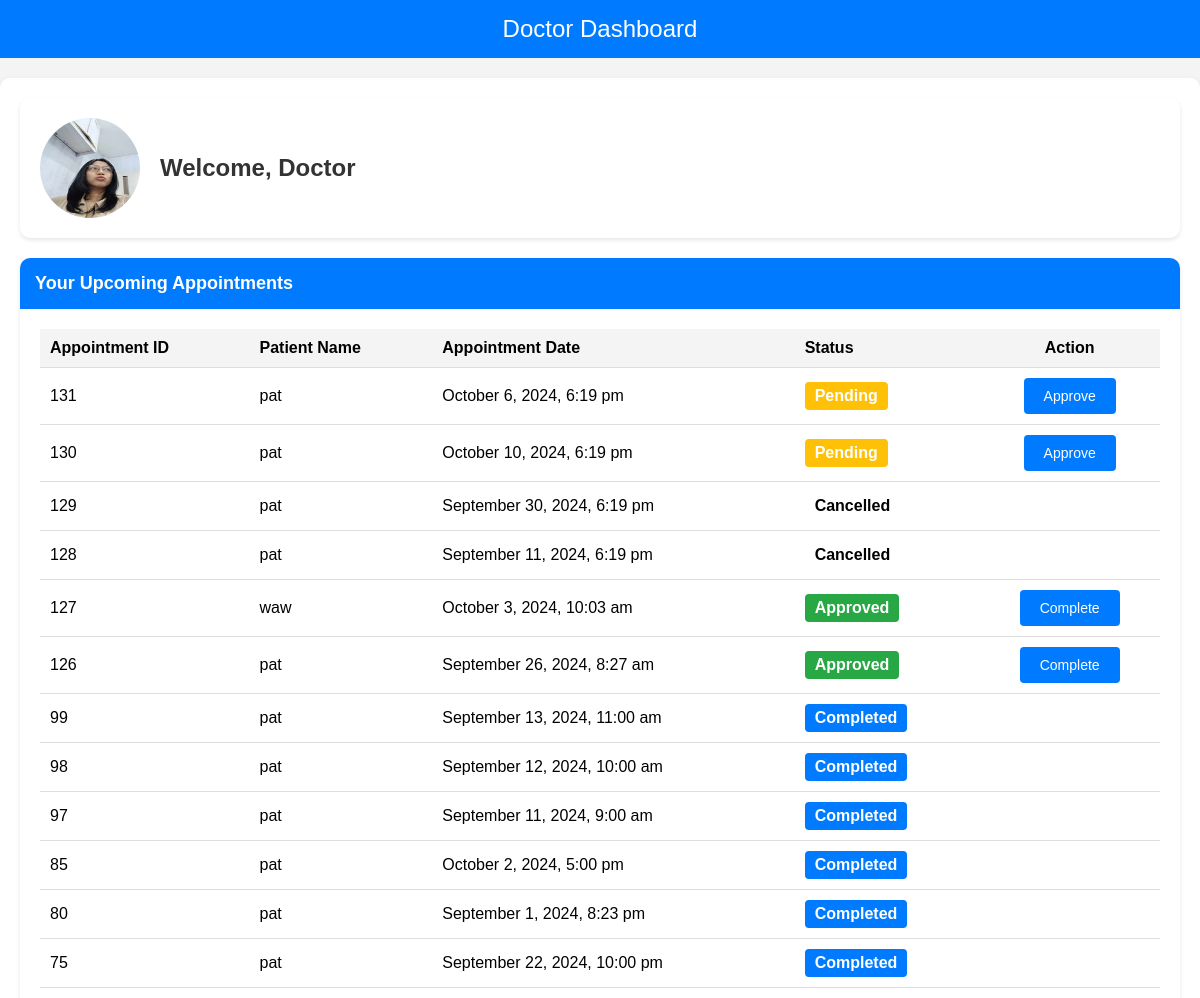
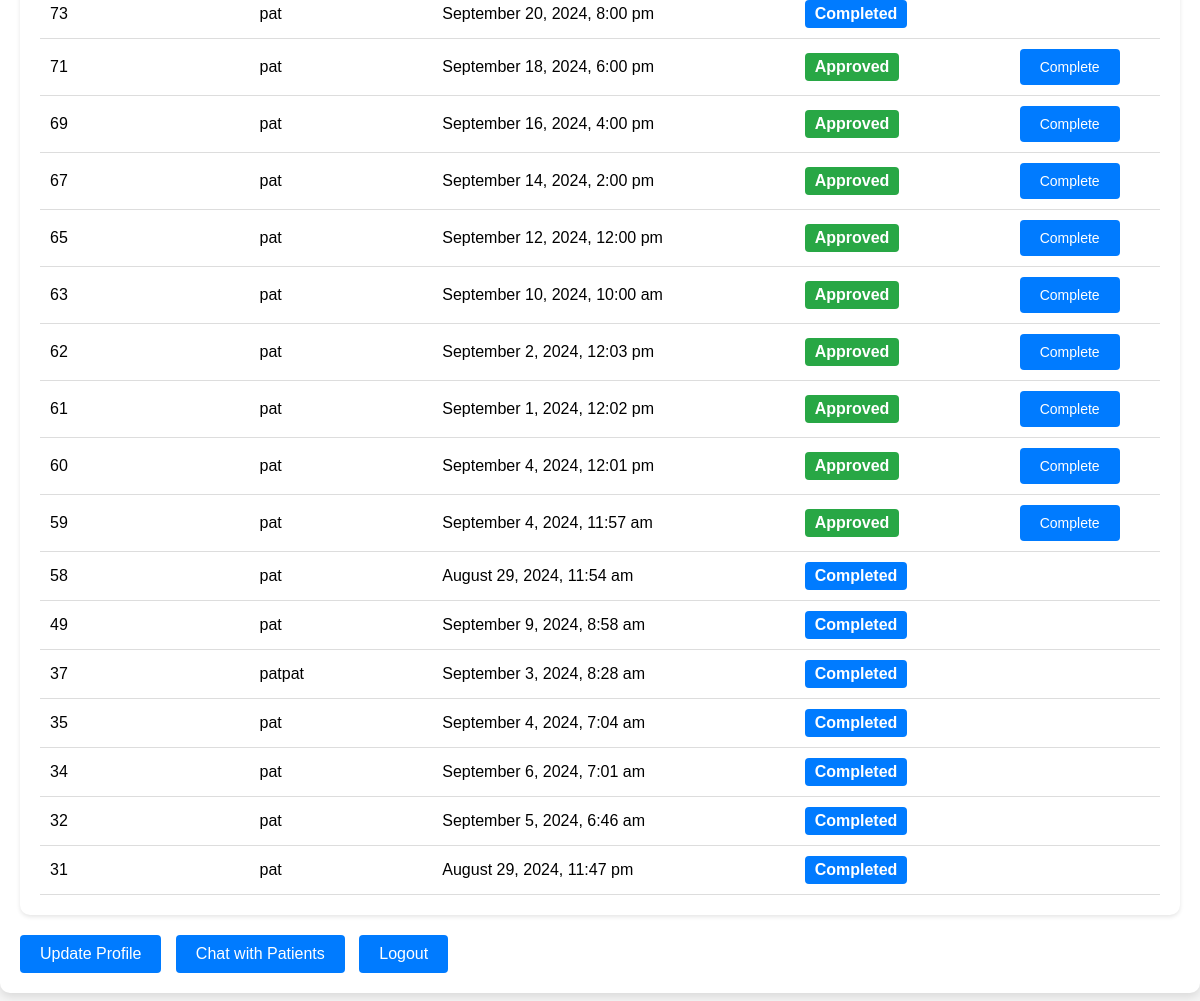
Page /doctor/doctor_dashboard.php (signed in) on the earlier database version (2 pictures, top to bottom).
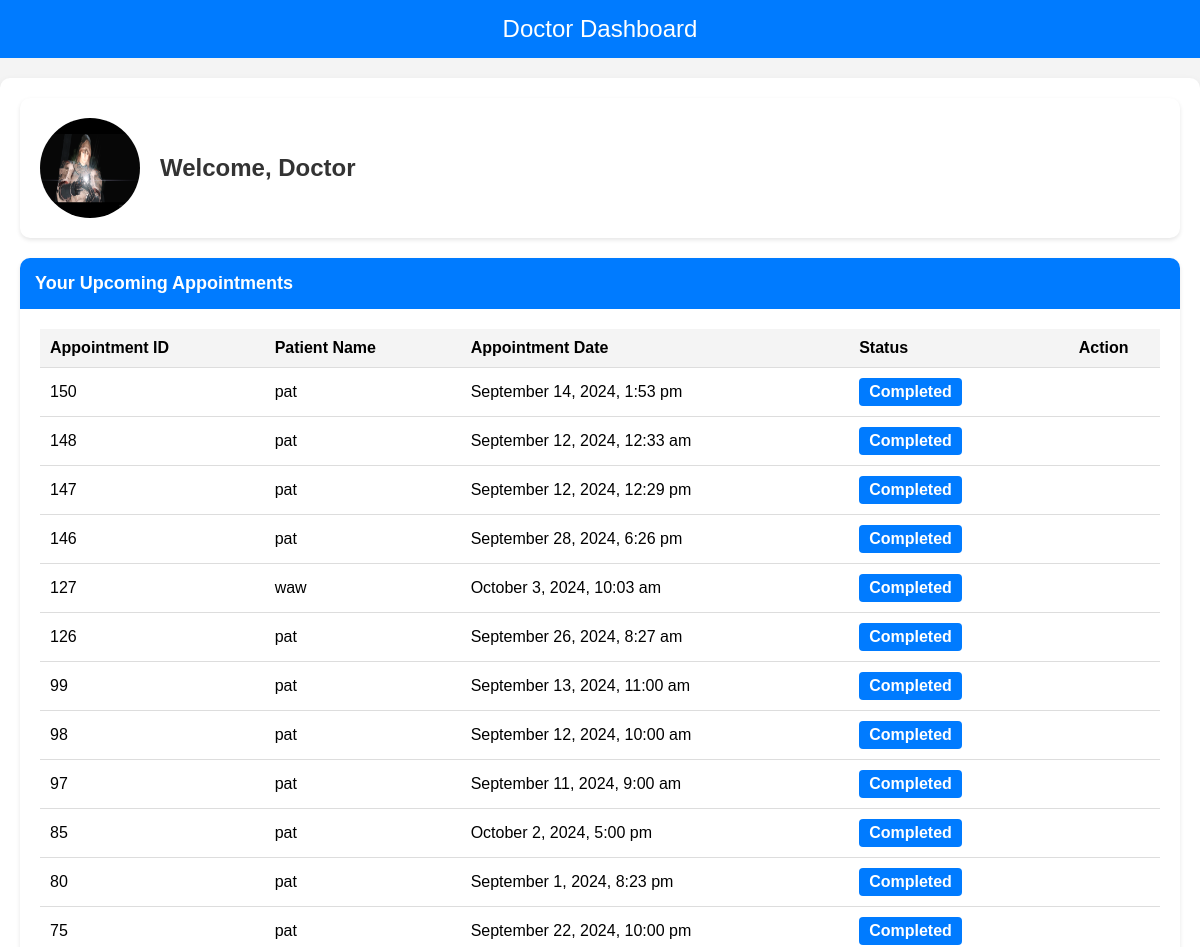
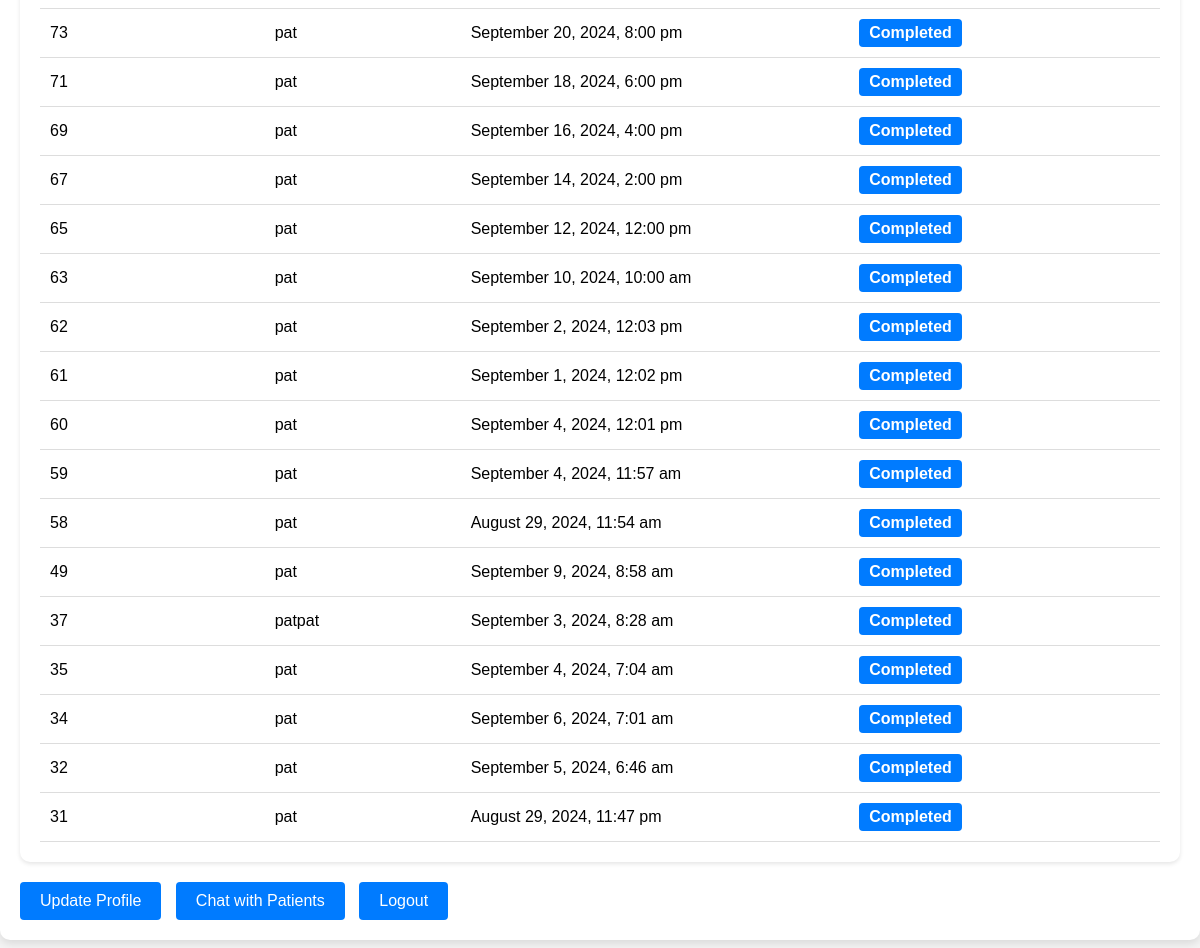
Same page on the later database version (2 pictures, top to bottom).
### tables this page shows
CREATE TABLE `users` (
  `id` int(11) NOT NULL,
  `name` varchar(255) NOT NULL,
  `email` varchar(255) NOT NULL,
  `email_verified` tinyint(1) DEFAULT 0,
  `password` varchar(255) NOT NULL,
  `user_type` enum('admin','doctor','patient') NOT NULL,
  `created_at` timestamp NOT NULL DEFAULT current_timestamp(),
  `updated_at` timestamp NOT NULL DEFAULT current_timestamp() ON UPDATE current_timestamp(),
  `image` varchar(255) DEFAULT 'default_images/default.jpg'
);

CREATE TABLE `appointments` (
  `id` int(11) NOT NULL,
  `patient_id` int(11) NOT NULL,
  `doctor_id` int(11) NOT NULL,
  `appointment_date` datetime NOT NULL,
  `status` enum('Pending','Completed','Cancelled','Approved') DEFAULT 'Pending',
  `created_at` timestamp NOT NULL DEFAULT current_timestamp(),
  `updated_at` timestamp NOT NULL DEFAULT current_timestamp() ON UPDATE current_timestamp(),
  `patient_name` varchar(255) DEFAULT NULL,
  `doctor_name` varchar(255) DEFAULT NULL
);

CREATE TABLE `patients` (
  `id` int(11) NOT NULL,
  `user_id` int(11) DEFAULT NULL,
  `name` varchar(255) NOT NULL,
  `email` varchar(255) NOT NULL
);

### doctor/doctor_dashboard.php (the view, shortened to what this page needs)
<?php
include '../db.php';
$doctor_id = $_SESSION['user_id'];
$stmt = $pdo->prepare("SELECT image FROM users WHERE id = ?");
$stmt->execute([$doctor_id]);
$doctor = $stmt->fetch();
$profile_image = !empty($doctor['image']) ? $doctor['image'] : 'default.jpg';
$stmt = $pdo->prepare("
    SELECT a.id AS appointment_id, p.name AS patient_name, a.appointment_date, a.status
    FROM appointments a
    JOIN patients p ON a.patient_id = p.id
    JOIN doctors d ON a.doctor_id = d.id
    WHERE d.user_id = ?
    ORDER BY a.id DESC
");
$stmt->execute([$doctor_id]);
$appointments = $stmt->fetchAll();
?>
<!DOCTYPE html>
<html lang="en">
<head>
</head>
<body>
<div class="navbar">
    Doctor Dashboard
</div>
<div class="container">
    <div class="profile-card">
        <img src="../uploads/<?php echo htmlspecialchars($profile_image); ?>" alt="Profile Image">
        <h1>Welcome, Doctor</h1>
    </div>
    <div class="card">
        <h2>Your Upcoming Appointments</h2>
        <div class="table-wrapper">
            <table>
                <thead>
                    <tr>
                        <th>Appointment ID</th>
                        <th>Patient Name</th>
                        <th>Appointment Date</th>
                        <th>Status</th>
                        <th class="action-column">Action</th>
                    </tr>
                </thead>
                <tbody>
                    <?php if (!empty($appointments)): ?>
                        <?php foreach ($appointments as $appointment): ?>
                            <tr>
                                <td><?php echo htmlspecialchars($appointment['appointment_id']); ?></td>
                                <td><?php echo htmlspecialchars($appointment['patient_name']); ?></td>
                                <td><?php echo htmlspecialchars(date('F j, Y, g:i a', strtotime($appointment['appointment_date']))); ?></td>
                                <td><span class="status <?php echo htmlspecialchars($appointment['status']); ?>"><?php echo htmlspecialchars($appointment['status']); ?></span></td>
                                <td class="action-column">
                                    <?php if ($appointment['status'] === 'Pending'): ?>
                                        <button class="action-button approve-btn" data-id="<?php echo htmlspecialchars($appointment['appointment_id']); ?>">Approve</button>
                                    <?php elseif ($appointment['status'] === 'Approved'): ?>
                                        <button class="action-button complete-btn" data-id="<?php echo htmlspecialchars($appointment['appointment_id']); ?>">Complete</button>
                                    <?php endif; ?>
                                </td>
                            </tr>
                        <?php endforeach; ?>
                    <?php else: ?>
                        <tr>
                            <td colspan="5" style="text-align: center;">No appointments found.</td>
                        </tr>
                    <?php endif; ?>
                </tbody>
            </table>
        </div>
    </div>
    <div class="dashboard-links">
        <a href="update_profile.php">Update Profile</a>
        <a href="chat_patient.php">Chat with Patients</a>
        <a href="../logout.php">Logout</a>
    </div>
</div>
</body>
</html>

### doctor/doctor_dashboard.php (style rules this page uses)
body { font-family: Arial, sans-serif; background-color: #f4f4f4; margin: 0; padding: 0; }
.navbar { background-color: #007bff; color: white; padding: 15px; text-align: center; font-size: 24px; }
.container { max-width: 1200px; margin: 20px auto; padding: 20px; background-color: white; border-radius: 10px; box-shadow: 0 4px 8px rgba(0, 0, 0, 0.1); }
.profile-card { display: flex; align-items: center; margin-bottom: 20px; padding: 20px; background: #fff; border-radius: 10px; box-shadow: 0 2px 4px rgba(0, 0, 0, 0.1); }
.profile-card img { width: 100px; height: 100px; border-radius: 50%; margin-right: 20px; }
.profile-card h1 { font-size: 24px; color: #333; margin: 0; }
.card { margin-bottom: 20px; background: #fff; border-radius: 10px; box-shadow: 0 2px 4px rgba(0, 0, 0, 0.1); }
.card h2 { background: #007bff; color: #fff; margin: 0; padding: 15px; font-size: 18px; border-radius: 10px 10px 0 0; }
.table-wrapper { padding: 20px; }
table { width: 100%; border-collapse: collapse; }
th, td { padding: 10px; text-align: left; border-bottom: 1px solid #ddd; }
th { background-color: #f4f4f4; }
.status { display: inline-block; padding: 5px 10px; border-radius: 4px; font-weight: bold; }
.status.Completed { background-color: #007bff; color: #fff; }
.action-column { text-align: center; }
.dashboard-links { margin-top: 20px; }
.dashboard-links a { display: inline-block; padding: 10px 20px; margin-right: 10px; color: white; background-color: #007bff; text-decoration: none; border-radius: 4px; font-size: 16px; }
.status.Pending { background-color: #ffc107; color: #fff; }
.status.Approved { background-color: #28a745; color: #fff; }
.action-button { background-color: #007bff; color: white; border: none; padding: 10px 20px; border-radius: 4px; cursor: pointer; font-size: 14px; transition: background-color 0.3s; }

Differences in the rows shown:
removed appointments: id "131", patient.name "pat", appointment_date "October 6, 2024, 6:19 pm", status "Pending"
removed appointments: id "130", patient.name "pat", appointment_date "October 10, 2024, 6:19 pm", status "Pending"
removed appointments: id "129", patient.name "pat", appointment_date "September 30, 2024, 6:19 pm", status "Cancelled"
removed appointments: id "128", patient.name "pat", appointment_date "September 11, 2024, 6:19 pm", status "Cancelled"
changed users: image: a different picture
added appointments: id "150", patient.name "pat", appointment_date "September 14, 2024, 1:53 pm", status "Completed"
added appointments: id "148", patient.name "pat", appointment_date "September 12, 2024, 12:33 am", status "Completed"
added appointments: id "147", patient.name "pat", appointment_date "September 12, 2024, 12:29 pm", status "Completed"
added appointments: id "146", patient.name "pat", appointment_date "September 28, 2024, 6:26 pm", status "Completed"
changed appointments "October 3, 2024, 10:03 am": status "Approved" → "Completed"; no longer shows "Complete"
changed appointments "September 26, 2024, 8:27 am": status "Approved" → "Completed"; no longer shows "Complete"
changed appointments "September 18, 2024, 6:00 pm": status "Approved" → "Completed"; no longer shows "Complete"
changed appointments "September 16, 2024, 4:00 pm": status "Approved" → "Completed"; no longer shows "Complete"
changed appointments "September 14, 2024, 2:00 pm": status "Approved" → "Completed"; no longer shows "Complete"
changed appointments "September 12, 2024, 12:00 pm": status "Approved" → "Completed"; no longer shows "Complete"
changed appointments "September 10, 2024, 10:00 am": status "Approved" → "Completed"; no longer shows "Complete"
changed appointments "September 2, 2024, 12:03 pm": status "Approved" → "Completed"; no longer shows "Complete"
changed appointments "September 1, 2024, 12:02 pm": status "Approved" → "Completed"; no longer shows "Complete"
changed appointments "September 4, 2024, 12:01 pm": status "Approved" → "Completed"; no longer shows "Complete"
changed appointments "September 4, 2024, 11:57 am": status "Approved" → "Completed"; no longer shows "Complete"
